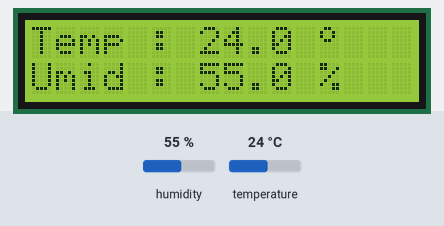
The sketch below on a simulated Arduino Uno, built with avr-gcc and run on an emulated ATmega328P. Parts: 16×2 character LCD. The inputs (shaded band) are chosen by the test bench; at power-on: humidity 55 %, temperature 24 °C.

Above: at 1.2 s.
1.3 s: humidity set to 22 %
At 2.5 s:
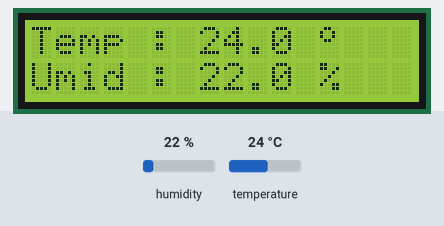
4.0 s: temperature set to 12 °C
At 5.1 s:
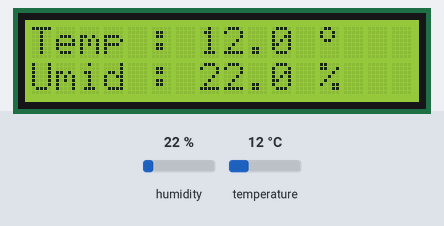
6.7 s: humidity set to 40 %
At 9.0 s:
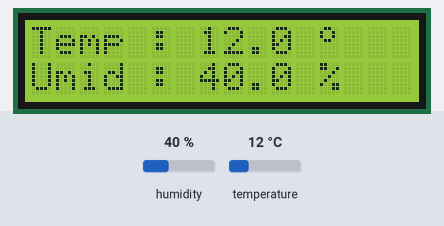
9.7 s: temperature set to 19 °C
At 11.5 s:
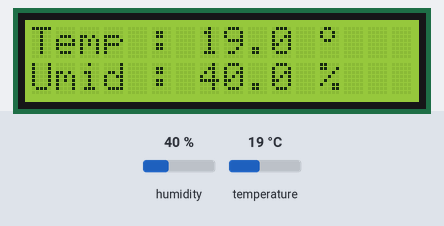
Timing chart, 0 to 13.0 s (numbered marks = the images above; inputs shaded):
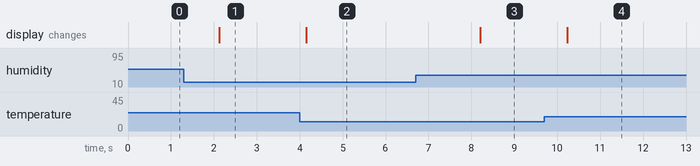

The sketch:

LCD_sensor_de_temperatura.ino
```cpp
#include <LiquidCrystal.h> //Carrega a biblioteca LCD
#include <DHT.h> //Carrega a biblioteca DHT
#define DHTPIN A5 //Define a ligação ao pino de dados do sensor
#define DHTTYPE DHT11 //Define o tipo de sensor DHT utilizado
DHT dht(DHTPIN, DHTTYPE);
LiquidCrystal lcd(12, 11, 5, 4, 3, 2);//Define os pinos que serão ligados ao LCD
//Array simbolo grau
byte grau[8] ={ B00001100,
                B00010010,
                B00010010,
                B00001100,
                B00000000,
                B00000000,
                B00000000,
                B00000000,};
void setup()
{
Serial.begin(9600); //Inicializa a serial
lcd.begin(16,2); //Inicializa LCD
lcd.clear(); //Limpa o LCD
//Cria o caractere customizado com o simbolo do grau
lcd.createChar(0, grau);
dht.begin();
}
void loop()
{
float h = dht.readHumidity(); //Le o valor da umidade
float t = dht.readTemperature(); //Le o valor da temperatura
lcd.setCursor(0,0);
lcd.print("Temp : ");
lcd.print(" ");
lcd.setCursor(7,0);
lcd.print(t,1);
lcd.setCursor(12,0);

//Mostra o simbolo do grau formado pelo array
lcd.write((byte)0);
//Mostra o simbolo do grau quadrado
//lcd.print((char)223);
lcd.setCursor(0,1);
lcd.print("Umid : ");
lcd.print(" ");
lcd.setCursor(7,1);
lcd.print(h,1);
lcd.setCursor(12,1);
lcd.print("%");
//Intervalo recomendado para leitura do sensor
delay(2000);
}
```

Measured:
- after the input at 1.3 s, the display: changes after 0.82 s (image 1)
- after the input at 4.0 s, the display: changes after 0.15 s (image 2)
- after the input at 6.7 s, the display: changes after 1.5 s (image 3)
- after the input at 9.7 s, the display: changes after 0.53 s (image 4)
